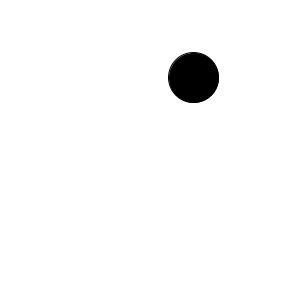
Frame 1 (no input)
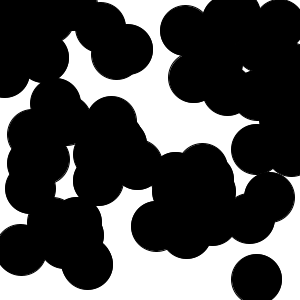
Frame 60 (the mouse pressed at the canvas centre just before this capture)
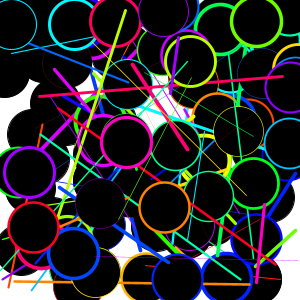
Frame 120 (the mouse held since frame 60 and released just before this capture)

The Processing sketch that drew these frames (run headless with seeded random() and noise(); from frame 60 on, the mouse is pressed at the canvas centre):

// Processing sketch: processing_36538
// ── processing_36538.pde

void setup() {
  size(300, 300);
  smooth();
  colorMode(HSB, 100);
  background(100);
}

float circleSize;
float count=300;//enough to fill the screen with black


void draw() {
  if (count > 0) {
    circleSize=50;
    fill(0);
    ellipse(random(width), random(height), circleSize, circleSize);
  }

  count--;

  if (mousePressed==true) {
    stroke(random(100), 100, 100);//changes the line and circle circumference color
    strokeWeight(random(4));
    line(random(width), random(height), random(width), random(height));
  }
}
